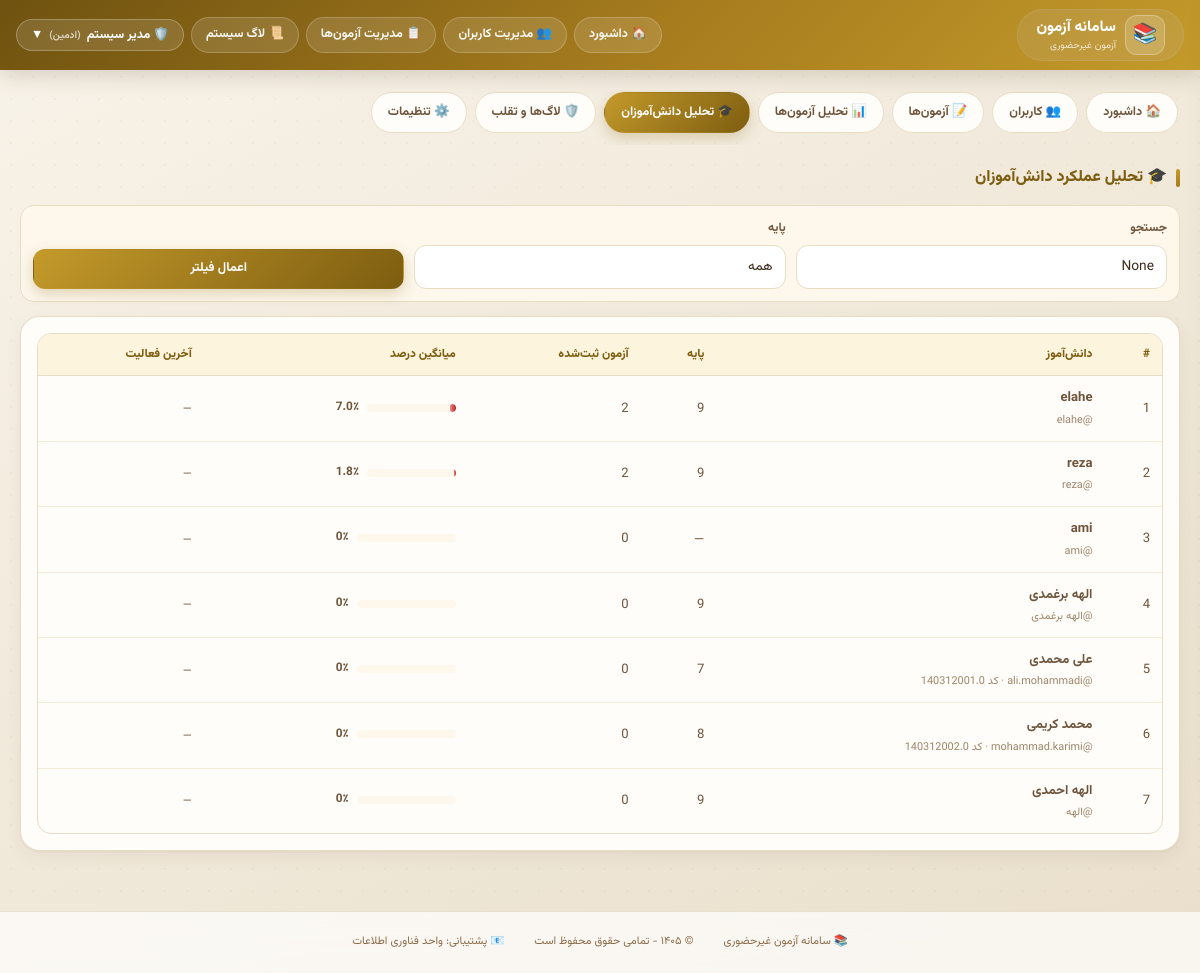
Screenshot of /admin-panel/analytics/students/ (signed in) with the database file from the repository.
### accounts/models.py (models this page shows, shortened)
class User(AbstractUser):
    ROLE_CHOICES = [
        ('admin', 'ادمین'),
        ('teacher', 'معلم'),
        ('student', 'دانش‌آموز'),
    ]
    role = models.CharField(max_length=10, choices=ROLE_CHOICES, default='student')
    grade = models.ForeignKey(Grade, on_delete=models.SET_NULL, null=True, blank=True)
    student_code = models.CharField(max_length=10, unique=True, null=True, blank=True)
    phone = models.CharField(max_length=15, blank=True)

class Grade(models.Model):
    GRADE_CHOICES = [
        ('7', 'هفتم'),
        ('8', 'هشتم'),
        ('9', 'نهم'),
    ]
    name = models.CharField(max_length=20, choices=GRADE_CHOICES, unique=True)

### exams/models.py (models this page shows, shortened)
class ExamAttempt(models.Model):
    STATUS_CHOICES = [
        ('not_started', 'شروع نشده'),
        ('in_progress', 'در حال انجام'),
        ('submitted', 'ثبت نهایی شده'),
        ('timeout', 'زمان تمام شده'),
    ]
    student = models.ForeignKey(settings.AUTH_USER_MODEL, on_delete=models.CASCADE)
    exam = models.ForeignKey(Exam, on_delete=models.CASCADE)
    status = models.CharField(max_length=20, choices=STATUS_CHOICES, default='not_started')
    started_at = models.DateTimeField(null=True, blank=True)
    submitted_at = models.DateTimeField(null=True, blank=True)
    class Meta:
        unique_together = ['student', 'exam']

### admin_panel/views.py (the view, shortened to what this page needs)
# urls.py: path('analytics/students/', views.student_analytics, name='student_analytics'),
@login_required
def student_analytics(request):
    if request.user.role != 'admin':
        raise PermissionDenied('دسترسی غیرمجاز')
    grade_id = request.GET.get('grade')
    search = request.GET.get('search')
    students = User.objects.filter(role='student')
    if grade_id:
        students = students.filter(grade_id=grade_id)
    students_data = []
    for student in students:
        total_exams = ExamAttempt.objects.filter(student=student, status='submitted').count()
        total_score = Decimal('0')
        total_possible = Decimal('0')
        for attempt in ExamAttempt.objects.filter(student=student, status='submitted'):
            for question in attempt.exam.questions.all():
                answer = StudentAnswer.objects.filter(student=student, question=question).first()
                total_possible += to_decimal(question.max_score)
                if answer and answer.score_obtained:
                    total_score += to_decimal(answer.score_obtained)
        avg_percentage = float(total_score / total_possible * 100) if total_possible > 0 else 0
        last_attempt = ExamAttempt.objects.filter(student=student).order_by('-submitted_at').first()
        students_data.append({
            'student': student,
            'total_exams': total_exams,
            'avg_percentage': round(avg_percentage, 1),
            'last_activity': last_attempt.submitted_at if last_attempt else None,
        })
    students_data.sort(key=lambda x: x['avg_percentage'], reverse=True)
    grades = Grade.objects.all()
    return render(request, 'admin_panel/student_analytics.html', {
        'students_data': students_data,
        'grades': grades,
        'selected_grade': grade_id,
        'search': search,
    })

### admin_panel/views.py (called while the page is built)
def to_decimal(value, default=Decimal('0')):
    if value is None or value == '':
        return default
    if isinstance(value, Decimal):
        return value
    try:
        return Decimal(str(value))
    except (InvalidOperation, ValueError, TypeError):
        return default

### exams/context_processors.py (called while the page is built)
def announcements(request):
    user = getattr(request, 'user', None)
    if user is None or not getattr(user, 'is_authenticated', False) or user.role != 'student':
        return {}
    qs = Announcement.objects.filter(Q(grade__isnull=True) | Q(grade_id=user.grade_id))
    return {'bell_announcements': list(qs[:8]), 'bell_count': qs.count()}

### student_panel/templatetags/jalali_tags.py (called while the page is built)
@register.filter
def to_jalali(date):
    if not date:
        return ''
    try:
        jalali_date = jdatetime.datetime.fromgregorian(datetime=date)
        return jalali_date.strftime('%Y/%m/%d %H:%M')
    except:
        return date.strftime('%Y/%m/%d %H:%M')

### templates/admin_panel/student_analytics.html (shortened to what this page needs)
{% extends 'base.html' %}
{% load static %}
{% load jalali_tags %}
{% block content %}
{% include 'admin_panel/_admin_nav.html' %}
<div class="page-title">🎓 تحلیل عملکرد دانش‌آموزان</div>
<form class="filters" method="get">
    <div class="filter-group">
        <label>جستجو</label>
        <input type="text" name="search" value="{{ search }}" placeholder="نام، نام کاربری یا کد…">
    </div>
    <div class="filter-group">
        <label>پایه</label>
        <select name="grade">
            <option value="">همه</option>
        </select>
    </div>
    <button type="submit" class="btn btn-filter"> اعمال فیلتر</button>
</form>
<div class="card" style="margin-top:14px;">
    {% if students_data %}
    <table>
        <thead>
        <tr><th>#</th><th>دانش‌آموز</th><th>پایه</th><th>آزمون ثبت‌شده</th><th>میانگین درصد</th><th>آخرین فعالیت</th></tr>
        </thead>
        <tbody>
        {% for row in students_data %}
        <tr>
            <td>{{ forloop.counter }}</td>
            <td><b>{{ row.student.get_full_name|default:row.student.username }}</b><div style="font-size:.68rem; color:var(--ink3);">@{{ row.student.username }}{% if row.student.student_code %} · کد {{ row.student.student_code }}{% endif %}</div></td>
            <td>{{ row.student.grade.name|default:'—' }}</td>
            <td>{{ row.total_exams }}</td>
            <td>
                <span style="display:inline-flex; align-items:center; gap:8px; min-width:120px;">
                    <span class="bar-wrap" style="flex:1;"><span class="bar-fill {% if row.avg_percentage >= 50 %}ok{% else %}err{% endif %}" style="display:block; width:{{ row.avg_percentage }}%;"></span></span>
                    <b style="font-size:.74rem;">{{ row.avg_percentage }}٪</b>
                </span>
            </td>
            <td style="font-size:.72rem;">{{ row.last_activity|to_jalali|default:'—' }}</td>
        </tr>
        {% endfor %}
        </tbody>
    </table>
    {% else %}
    <div class="empty-state">🔍 دانش‌آموزی با این فیلترها یافت نشد.</div>
    {% endif %}
</div>
{% endblock %}

### templates/base.html (shortened to what this page needs)
<!DOCTYPE html>
<html dir="rtl" lang="fa">
<head>
    {% load static %}
    <link rel="stylesheet" href="{% static 'css/site.css' %}?v=1">
</head>
<body>
<div class="navbar">
    <div class="nav-container">
        <div class="logo">
            <span class="logo-icon">📚</span>
            <div>
                <div class="logo-text">سامانه آزمون</div>
                <div class="logo-sub">آزمون غیرحضوری</div>
            </div>
        </div>
        <div class="nav-links">
            {% if user.is_authenticated %}
                {% if user.role == 'admin' %}
                    <a href="{% url 'admin_dashboard' %}" class="nav-link">🏠 داشبورد</a>
                    <a href="{% url 'manage_users' %}" class="nav-link">👥 مدیریت کاربران</a>
                    <a href="{% url 'manage_exams' %}" class="nav-link">📋 مدیریت آزمون‌ها</a>
                    <a href="{% url 'system_logs' %}" class="nav-link">📜 لاگ سیستم</a>
                {% elif user.role == 'teacher' %}
                    <a href="{% url 'teacher_dashboard' %}" class="nav-link">🏠 داشبورد</a>
                    <a href="{% url 'create_exam' %}" class="nav-link">➕ آزمون جدید</a>
                    <a href="{% url 'question_bank' %}" class="nav-link">📚 بانک سوال</a>
                    <a href="{% url 'groups' %}" class="nav-link">👥 گروه‌ها</a>
                {% endif %}
                <div class="dropdown" id="userDropdown">
                    <button class="dropdown-btn" id="dropdownBtn">
                        {% if user.role == 'admin' %}🛡️
                        {% elif user.role == 'teacher' %}👨‍🏫
                        {% else %}👤{% endif %}
                        {{ user.get_full_name|default:user.username }}
                        <span style="font-size: 10px; opacity: 0.7;">
                            ({% if user.role == 'admin' %}ادمین{% elif user.role == 'teacher' %}معلم{% else %}دانش‌آموز{% endif %})
                        </span>
                        ▼
                    </button>
                </div>
            {% else %}
                <a href="{% url 'login' %}" class="nav-link">🔐 ورود</a>
            {% endif %}
        </div>
    </div>
</div>
<div class="main-content">
    {% block content %}{% endblock %}
</div>
<div class="footer">
    <div class="footer-content">
        <span>📚 سامانه آزمون غیرحضوری</span>
        <span>© ۱۴۰۵ - تمامی حقوق محفوظ است</span>
        <span>📧 پشتیبانی: واحد فناوری اطلاعات</span>
    </div>
</div>
</body>
</html>

### templates/base.html (style rules this page uses)
* { margin: 0; padding: 0; box-sizing: border-box; }
body { font-family: 'Vazirmatn', 'Segoe UI', Tahoma, system-ui, sans-serif; background: linear-gradient(145deg, #f8f6f2 0%, #f0ece4 100%); min-height: 100vh; display: flex; flex-direction: column; }
.navbar { position: sticky; top: 0; z-index: 1000; background: rgba(255, 255, 255, 0.75); backdrop-filter: blur(16px); -webkit-backdrop-filter: blur(16px); border-bottom: 1px solid rgba(200, 180, 140, 0.4); box-shadow: 0 4px 20px rgba(0, 0, 0, 0.05); }
.nav-container { max-width: 1400px; margin: 0 auto; display: flex; justify-content: space-between; align-items: center; padding: 10px 24px; gap: 15px; }
.logo { display: flex; align-items: center; gap: 10px; background: rgba(200, 180, 140, 0.2); padding: 5px 18px; border-radius: 50px; border: 1px solid rgba(200, 180, 140, 0.3); transition: all 0.3s; }
.logo-icon { font-size: 26px; }
.logo-text { font-size: 17px; font-weight: 700; color: #5a3e2b; }
.logo-sub { font-size: 9px; color: #8b6b4a; }
.nav-links { display: flex; gap: 10px; align-items: center; flex-wrap: wrap; }
.nav-link { color: #5a3e2b; text-decoration: none; padding: 8px 18px; border-radius: 40px; transition: all 0.25s; font-size: 0.8rem; font-weight: 600; background: rgba(200, 180, 140, 0.12); border: 1px solid rgba(200, 180, 140, 0.2); }
.dropdown { position: relative; }
.dropdown-btn { background: rgba(200, 180, 140, 0.15); border: 1px solid rgba(200, 180, 140, 0.25); color: #5a3e2b; padding: 8px 18px; border-radius: 40px; cursor: pointer; font-size: 0.8rem; font-weight: 600; display: flex; align-items: center; gap: 8px; transition: all 0.25s; }
.main-content { flex: 1; max-width: 1400px; margin: 20px auto; padding: 0 20px; width: 100%; }
.footer { background: rgba(255, 255, 255, 0.7); backdrop-filter: blur(12px); border-top: 1px solid rgba(200, 180, 140, 0.35); padding: 20px; text-align: center; color: #8b6b4a; font-size: 0.7rem; margin-top: 40px; }
.footer-content { max-width: 1400px; margin: 0 auto; display: flex; justify-content: center; gap: 30px; flex-wrap: wrap; }

### rows the page displays
User: get_full_name "مدیر سیستم"
User: student.get_full_name "elahe", student.username "elahe", student.grade.name "9", total_exams "2", avg_percentage "7.0", last_activity|to_jalali "—"
User: student.get_full_name "reza", student.username "reza", student.grade.name "9", total_exams "2", avg_percentage "1.8", last_activity|to_jalali "—"
User: student.get_full_name "ami", student.username "ami", student.grade.name "—", total_exams "0", avg_percentage "0", last_activity|to_jalali "—"
User: student.get_full_name "الهه برغمدی", student.username "الهه برغمدی", student.grade.name "9", total_exams "0", avg_percentage "0", last_activity|to_jalali "—"
User: student.get_full_name "علی محمدی", student.student_code "140312001.0", student.grade.name "7", total_exams "0", avg_percentage "0", last_activity|to_jalali "—"
User: student.get_full_name "محمد کریمی", student.username "mohammad.karimi", student.student_code "140312002.0", student.grade.name "8", total_exams "0", avg_percentage "0", last_activity|to_jalali "—"
User: student.get_full_name "الهه احمدی", student.username "الهه", student.grade.name "9", total_exams "0", avg_percentage "0", last_activity|to_jalali "—"
